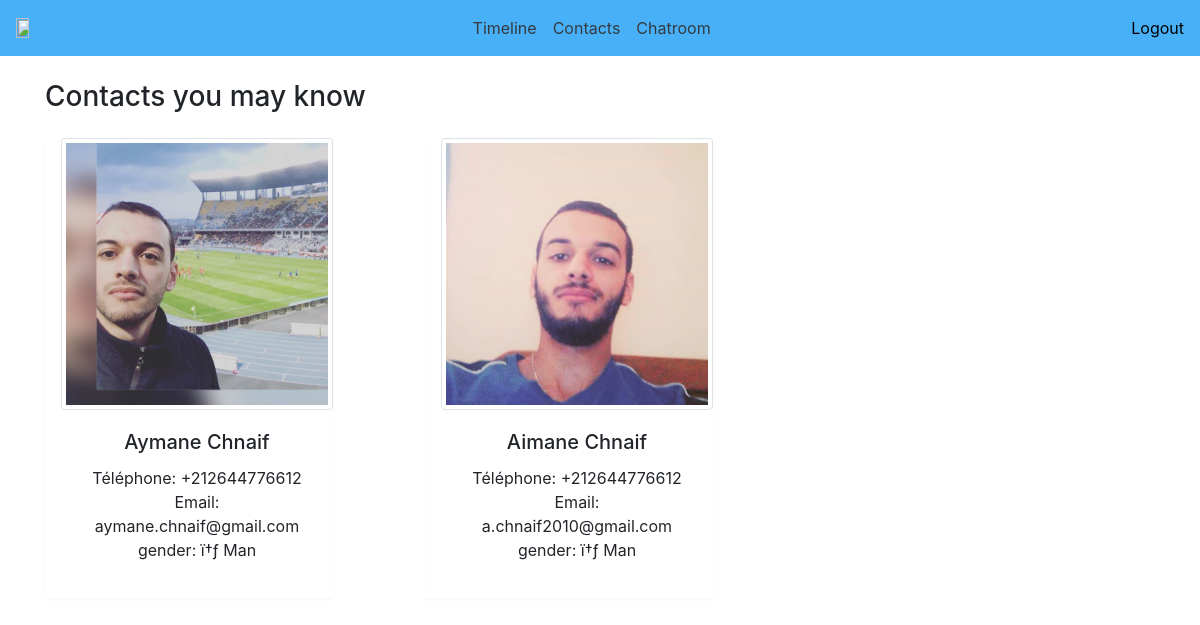
The page /contacts.php (signed in) on the database its author committed.
### tables this page shows
CREATE TABLE `images` (
  `id` int(11) NOT NULL,
  `images` varchar(500) NOT NULL,
  `id_user` int(11) NOT NULL
);

CREATE TABLE `register` (
  `id` int(11) NOT NULL,
  `email` varchar(200) NOT NULL,
  `firstname` varchar(200) NOT NULL,
  `lastname` varchar(200) NOT NULL,
  `telephone` varchar(50) NOT NULL,
  `password` varchar(200) NOT NULL,
  `sex` varchar(200) NOT NULL,
  `status` bigint(20) NOT NULL
);

### contacts.php (the view, shortened to what this page needs)
<?php
    require("style.php");
    require("navbar.php");
    require("db.php");
    if(isset($_SESSION['email']) && isset($_SESSION['password'])){
        $idsesion = $_SESSION['id'];
?>
<div class="container mt-4">
    <h3 class="mb-4">Contacts you may know</h3>
    <div class="row">
<?php
        $sql ="SELECT * FROM `register` WHERE id != '$idsesion'";
        $result = mysqli_query($conn, $sql);
        while($rows = mysqli_fetch_assoc($result)){
            $userid = $rows['id'];
            $query="SELECT * FROM `images` WHERE id_user = '$userid'";
            $rslt = mysqli_query($conn, $query);
            while($row = mysqli_fetch_assoc($rslt)){
?>
        <div class="text-center col-md-4">
            <div class="card pl-3" style="width: 18rem;">
                <img src="<?php echo $row['images']?>" class="card-img-top img-fluid img-thumbnail" alt="profile-image">
                <div class="card-body">
                    <h5 class="card-title"><?php echo $rows['firstname']?> <?php echo $rows['lastname']?></h5>
                    <p class="card-text">
                        Téléphone: <?php echo $rows['telephone']?><br>
                        Email: <?php echo $rows['email']?><br>
                        gender: <?php echo $rows['sex']?>
                    </p>
                </div>
            </div>
        </div>
<?php
        }
    }
?>
    </div>
</div>
<?php
    }
?>

### style.php (style rules this page uses)
.card { border: 0; border-radius: 0px; margin-bottom: 30px; -webkit-box-shadow: 0 2px 3px rgba(0, 0, 0, 0.03); box-shadow: 0 2px 3px rgba(0, 0, 0, 0.03); -webkit-transition: .5s; transition: .5s }

### rows shown on the page
images: images (picture), id_user.firstname "Aymane", id_user.lastname "Chnaif", id_user.telephone "+212644776612", id_user.email "aymane.chnaif@gmail.com", id_user.sex "ï†ƒ Man"
images: images (picture), id_user.firstname "Aimane", id_user.lastname "Chnaif", id_user.telephone "+212644776612", id_user.email "a.chnaif2010@gmail.com", id_user.sex "ï†ƒ Man"
